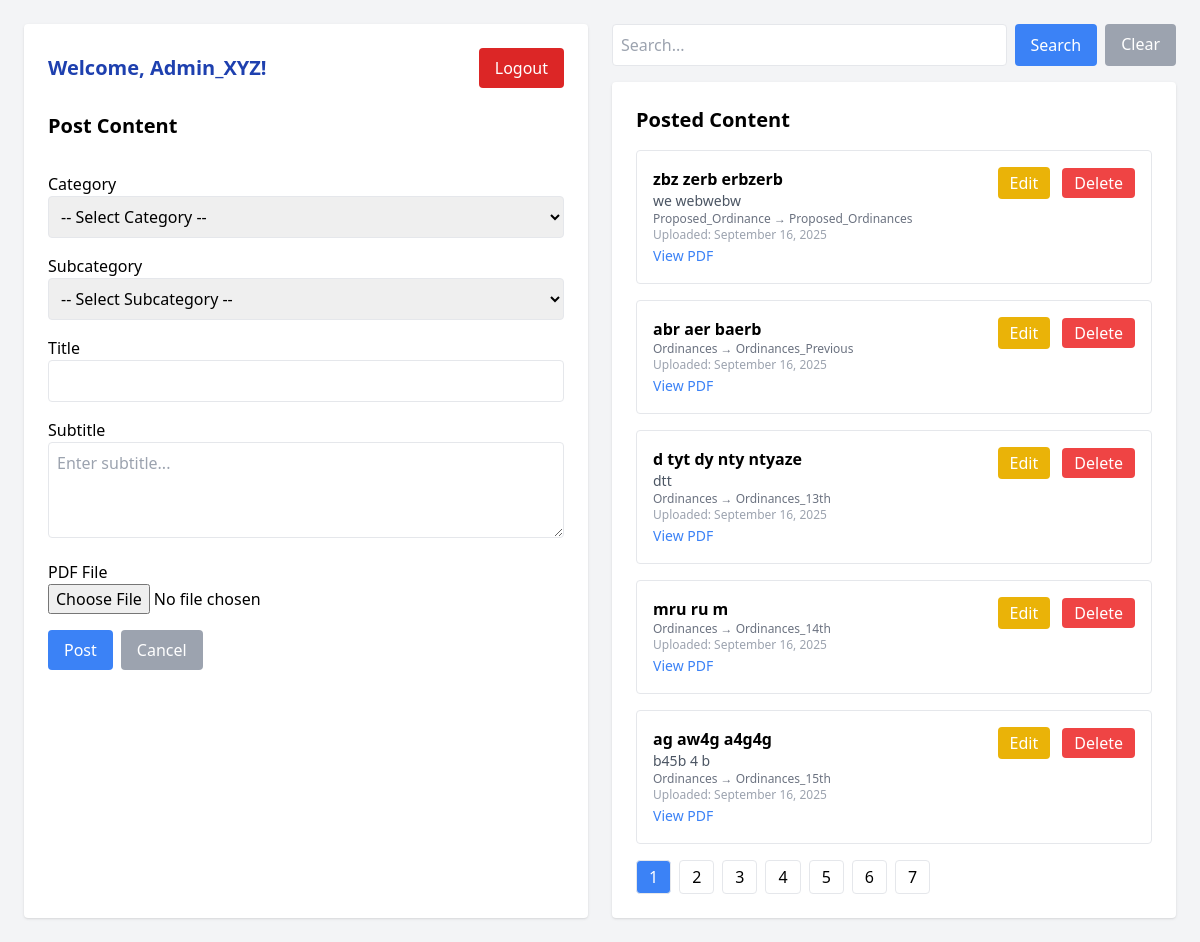
The app's page /di-gets-nu-gagawen/dashboard.php (signed in) with its own data.
### tables this page shows
CREATE TABLE `content` (
  `id` int(11) NOT NULL,
  `category_id` int(11) DEFAULT NULL,
  `subcategory_id` int(11) DEFAULT NULL,
  `title` varchar(255) NOT NULL,
  `subtitle` text DEFAULT NULL,
  `pdf_path` varchar(255) DEFAULT NULL,
  `created_at` timestamp NOT NULL DEFAULT current_timestamp(),
  `updated_at` timestamp NULL DEFAULT current_timestamp() ON UPDATE current_timestamp()
);

CREATE TABLE `categories` (
  `id` int(11) NOT NULL,
  `name` varchar(100) NOT NULL
);

CREATE TABLE `subcategories` (
  `id` int(11) NOT NULL,
  `category_id` int(11) DEFAULT NULL,
  `name` varchar(100) NOT NULL
);

### di-gets-nu-gagawen/dashboard.php (the view, shortened to what this page needs)
<?php
include "db.php";
$search = $_GET['search'] ?? "";
$page = isset($_GET['page']) ? max(1, intval($_GET['page'])) : 1;
$limit = 5;
$offset = ($page - 1) * $limit;
$where = "WHERE 1";
$totalRes = $conn->query("SELECT COUNT(*) as total FROM content c JOIN categories cat ON c.category_id = cat.id $where");
$total = $totalRes->fetch_assoc()['total'];
$totalPages = ceil($total / $limit);
$content = $conn->query("SELECT c.*, cat.name AS category, sub.name AS subcategory FROM content c JOIN categories cat ON c.category_id = cat.id LEFT JOIN subcategories sub ON c.subcategory_id = sub.id $where ORDER BY c.created_at DESC LIMIT $limit OFFSET $offset");
?>
<!DOCTYPE html>
<html lang="en">
<head>
<script src="https://cdn.tailwindcss.com"></script>
</head>
<body class="bg-gray-100 p-4 md:p-6">
<div class="grid grid-cols-1 md:grid-cols-2 gap-6">
    <div class="bg-white p-6 rounded shadow flex flex-col">
<div class="flex justify-between items-center mb-4 md:mb-6">
    <h1 class="text-xl font-bold text-[#1e40af]">Welcome, <?= htmlspecialchars($_SESSION['admin']) ?>!</h1>
    <a href="?logout=1" class="bg-red-600 text-white px-4 py-2 rounded">Logout</a>
</div>
        <h2 class="text-xl font-semibold mb-4" id="formTitle">Post Content</h2>
        <form method="POST" enctype="multipart/form-data" class="space-y-4">
            <div>
                <label class="block">Category</label>
                <select name="category" id="category" class="w-full border p-2 rounded" required>
                    <option value="">-- Select Category --</option>
                </select>
            </div>
            <div>
                <label class="block">Subcategory</label>
                <select name="subcategory" id="subcategory" class="w-full border p-2 rounded" required>
                    <option value="">-- Select Subcategory --</option>
                </select>
            </div>
            <div>
                <label class="block">Title</label>
                <input type="text" name="title" id="edit-title" class="w-full border p-2 rounded" required>
            </div>
            <div>
                <label class="block">Subtitle</label>
                <textarea name="subtitle" id="edit-subtitle"
    class="w-full border p-2 rounded h-24"
    placeholder="Enter subtitle..."></textarea>
            </div>
            <div>
                <label class="block">PDF File</label>
                <input type="file" name="pdf" accept=".pdf">
            </div>
            <div class="flex gap-2">
                <button type="submit" class="bg-blue-500 text-white px-4 py-2 rounded" id="submitBtn">Post</button>
                <button type="button" id="clearBtn" class="bg-gray-400 text-white px-4 py-2 rounded">Cancel</button>
            </div>
        </form>
    </div>
    <div class="flex flex-col gap-4">
        <form method="GET" class="flex gap-2">
            <input type="text" name="search" value="<?= htmlspecialchars($search) ?>" placeholder="Search..." class="border p-2 rounded flex-1">
            <button class="bg-blue-500 text-white px-4 py-2 rounded">Search</button>
            <a href="<?= strtok($_SERVER["REQUEST_URI"], '?') ?>" class="bg-gray-400 text-white px-4 py-2 rounded">Clear</a>
        </form>
        <div class="bg-white p-6 rounded shadow flex-1 overflow-auto">
            <h2 class="text-xl font-semibold mb-4">Posted Content</h2>
            <ul class="space-y-4">
                <?php while($row = $content->fetch_assoc()): ?>
                <li class="p-4 border rounded">
                    <div class="flex justify-between flex-col md:flex-row">
                        <div>
                               <?php
$title = $row['title'];
$words = explode(" ", strip_tags($title));
$preview_title = (count($words) > 20)
    ? implode(" ", array_slice($words, 0, 5)) . "..."
    : $title;
?>
<h3 class="font-bold"><?= htmlspecialchars($preview_title) ?></h3>
               <?php
$subtitle = $row['subtitle'];
$words = explode(" ", strip_tags($subtitle));
$preview_subtitle = (count($words) > 20)
    ? implode(" ", array_slice($words, 0, 9)) . "..."
    : $subtitle;
?>
                                <p class="text-sm text-gray-600"><?= htmlspecialchars($preview_subtitle) ?></p>
                            <p class="text-xs text-gray-500"><?= $row['category'] ?> → <?= $row['subcategory'] ?? "N/A" ?></p>
                            <p class="text-xs text-gray-400"> Uploaded: <?= date("F j, Y", strtotime($row['created_at'])) ?>
                            </p>
                            <?php if ($row['pdf_path']): ?>
                            <a href="<?= $row['pdf_path'] ?>" target="_blank" class="text-blue-500 text-sm">View PDF</a>
                            <?php endif; ?>
                        </div>
                        <div class="mt-2 md:mt-0 space-x-2">
                            <button type="button" onclick='editPost(<?= json_encode($row) ?>)' class="bg-yellow-500 text-white px-3 py-1 rounded">Edit</button>
                            <a href="?delete=<?= $row['id'] ?>" onclick="return confirm('Warning: Deleting this post will permanently remove it. Are you sure?');" class="bg-red-500 text-white px-3 py-1 rounded">Delete</a>
                        </div>
                    </div>
                </li>
                <?php endwhile; ?>
            </ul>
            <div class="mt-4 flex gap-2 flex-wrap">
                <?php for ($i=1; $i <= $totalPages; $i++): ?>
                <a href="?page=<?= $i ?>&search=<?= urlencode($search) ?>" class="px-3 py-1 border rounded <?= $i==$page?'bg-blue-500 text-white':'' ?>"> <?= $i ?> </a>
                <?php endfor; ?>
            </div>
        </div>
    </div>
</div>
</body>
</html>

### records on screen
content: title "zbz zerb erbzerb", subtitle "we webwebw", category.name "Proposed_Ordinance", subcategory.name "Proposed_Ordinances", created_at "September 16, 2025"
content: title "abr aer baerb", category.name "Ordinances", subcategory.name "Ordinances_Previous", created_at "September 16, 2025"
content: title "d tyt dy nty ntyaze", subtitle "dtt", category.name "Ordinances", subcategory.name "Ordinances_13th", created_at "September 16, 2025"
content: title "mru ru m", category.name "Ordinances", subcategory.name "Ordinances_14th", created_at "September 16, 2025"
content: title "ag aw4g a4g4g", subtitle "b45b 4 b", category.name "Ordinances", subcategory.name "Ordinances_15th", created_at "September 16, 2025"

### other values on screen
$_SESSION['admin'] "Admin_XYZ"
